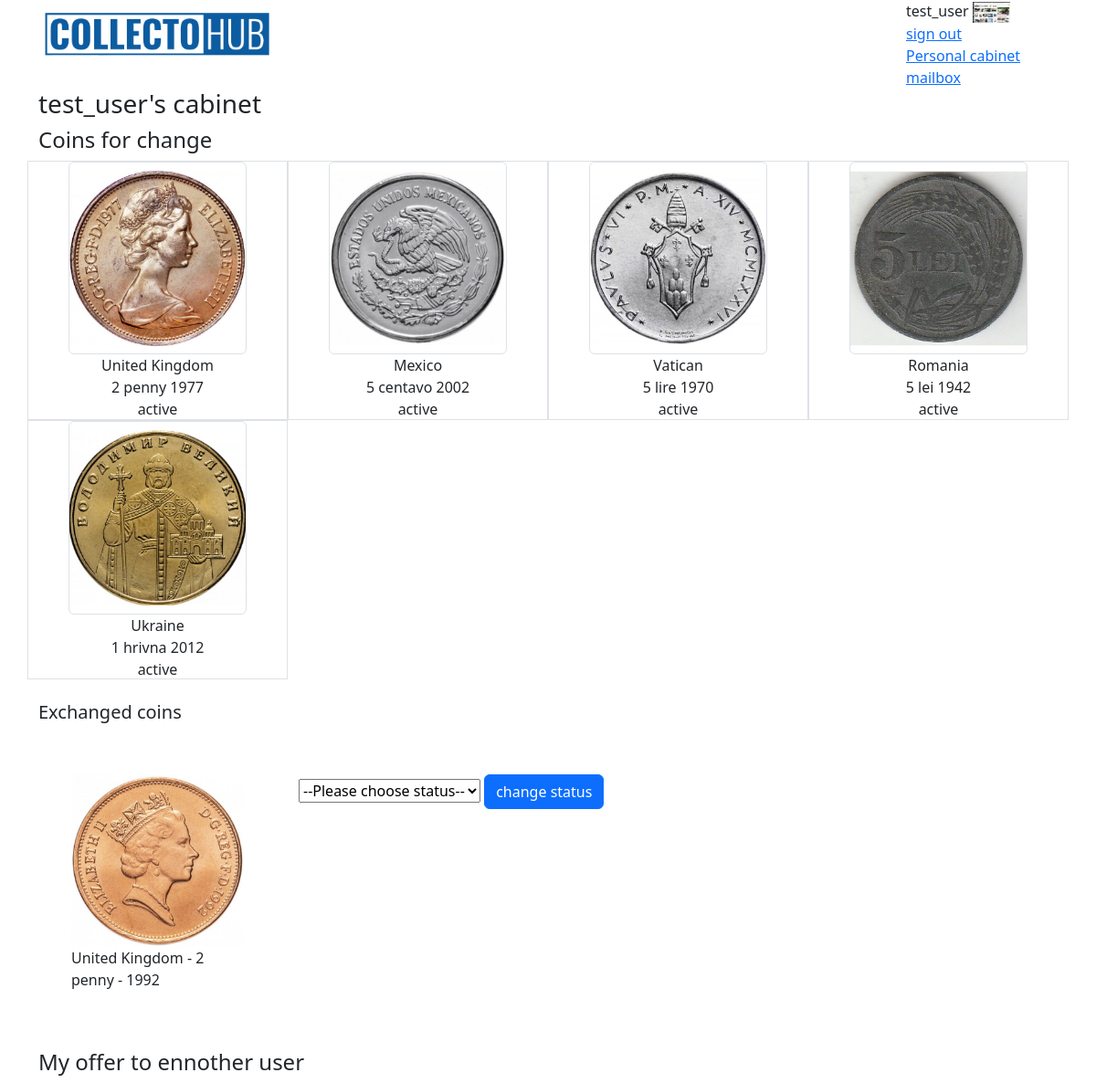
/user/cabinet/4/ (signed in), run on an earlier commit of the app's database.
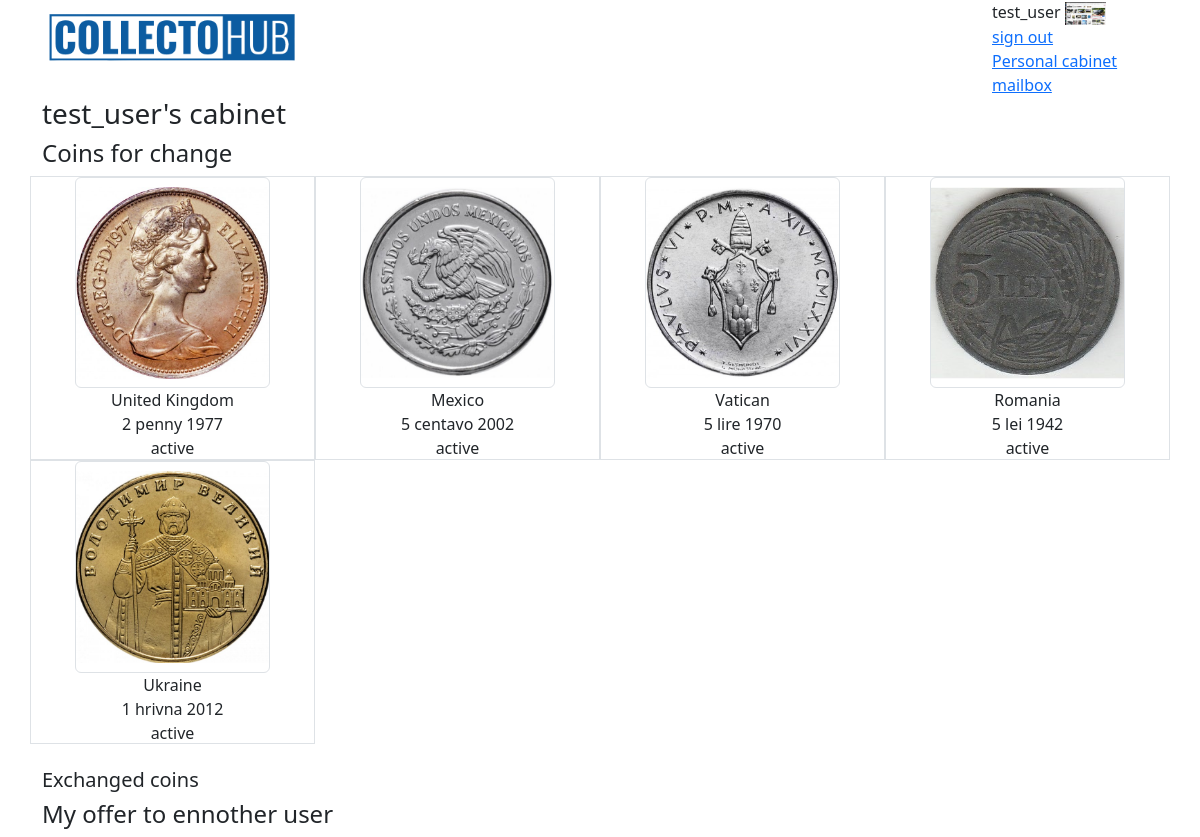
And on a later commit of the database.
### coins/models.py (models this page shows)
class Coin(models.Model):
    img_front = models.ImageField(upload_to='products_image', blank=True)
    img_back = models.ImageField(upload_to='products_image', blank=True)
    img_add_1 = models.ImageField(upload_to='products_image', blank=True)
    img_add_2 = models.ImageField(upload_to='products_image', blank=True)
    country = models.ForeignKey(Country, on_delete=models.CASCADE, related_name='coins')  # Reference to Country
    denomination = models.CharField(max_length=150)  # Denomination
    year = models.IntegerField()  # Year
    material = models.CharField(max_length=15, blank=True, choices=material_choices)  # Material
    safety = models.CharField(max_length=2, blank=True, choices=safety_choices)  # Optional field for admin use
    weight = models.FloatField(blank=True, null=True)  # Weight
    diameter = models.FloatField(blank=True, null=True)  # Diameter
    thickness = models.FloatField(blank=True, null=True)  # Thickness
    circulation = models.IntegerField(blank=True, null=True)  # Circulation
    owner = models.ForeignKey(User, on_delete=models.CASCADE, related_name='coins')
    box = models.ForeignKey('Box', on_delete=models.SET_NULL, blank=True, null=True, related_name='coins')
    status = models.CharField(max_length=1, choices=status_choices_coin, default='a')
    class Meta:
        verbose_name = 'Coin'
        verbose_name_plural = 'Coins'
    def __str__(self):
        return f'{self.country.name} - {self.denomination} - {self.year}'

class Country(models.Model):
    name = models.CharField(max_length=150, unique=True)
    continent = models.ForeignKey(Continent, on_delete=models.CASCADE, related_name="countries")
    class Meta:
        verbose_name = "Country"
        verbose_name_plural = "Countries"
    def __str__(self):
        return self.name

### coins/views.py (the view)
# urls.py: path('user/cabinet/<int:pk>/', views.UserCabinetView.as_view(), name='user-cabinet'),
class UserCabinetView(DetailView):
    model = User
    template_name = 'coins/user_cabinet.html'
    context_object_name = 'owner'
    extra_context = {
        'form': MessageForm(),
    }

### coins/forms.py
class MessageForm(forms.ModelForm):
    class Meta:
        model = Message
        fields = ['text',]
        labels = {'text': ""}

### coins/models.py (called while the page is built)
    def has_multi_offers_under_consideration(self):
        offers = MultiOffer.objects.filter(responder=self.user, status='c')
        return offers.exists()

    def active_coins(self):
        return self.user.coins.filter(status='a')

    def exchanged_coins(self):
        return self.user.coins.filter(status='e')

    def unread_messages_count(self):
        return self.user.received_messages.filter(is_read=False).count()

### coins/templates/coins/user_cabinet.html (shortened to what this page needs)
{% extends 'coins/base.html' %}
{% block content %}
<h3>{{ owner }}'s cabinet</h3>
<h4>Coins for change </h4>
<div class="row">
  {% for coin in owner.profile.active_coins %}
  <div class="col-3 text-center border">
    <a href="{% url 'coins:coin-detail' pk=coin.id %}">
      <img
        src="{{ coin.img_front.url }}"
        alt="coin"
        class="w-75 h-75 object-fit-contain border rounded"
      />
    </a>
    <p>
      {{ coin.country }}
      <br />
      {{ coin.denomination }} {{ coin.year }}
      <br>
      {{ coin.get_status_display }}
    </p>
  </div>
  {% endfor %}
</div>
{% if owner == user %}
<br>
<h5>Exchanged coins</h5>
  {% for coin in owner.profile.exchanged_coins %}
  <div class="row">
    <div class="col-3 p-5">
      <img src="{{ coin.img_front.url }}" class="w-100">
      <p>{{coin}}</p>
    </div>
    <div class="col-6 pt-5">
      <form method="post" action="{% url 'coins:coin-change-status' %}">
        <select name="status" id="">
          <option value="">--Please choose status--</option>
        </select>
        <input type="submit" value="change status" class="btn btn-primary">
      </form>
    </div>
  </div>
  {% endfor %}
{% endif %}
<h4>My offer to ennother user</h4>
{% endblock %}

What changed in the data, as far as the page shows it:
no longer on this page (row edited): Coin: img_front (picture), country+denomination+year "United Kingdom - 2 penny - 1992", shown under "Exchanged coins"
